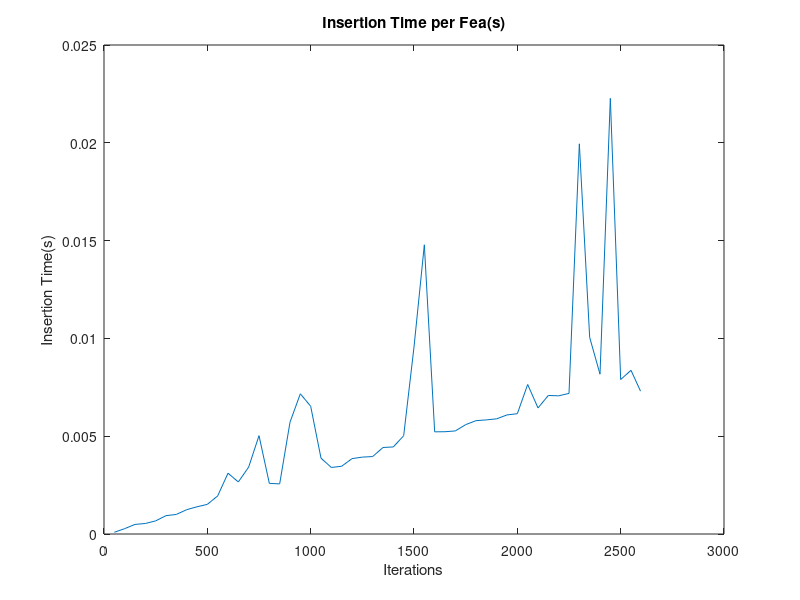
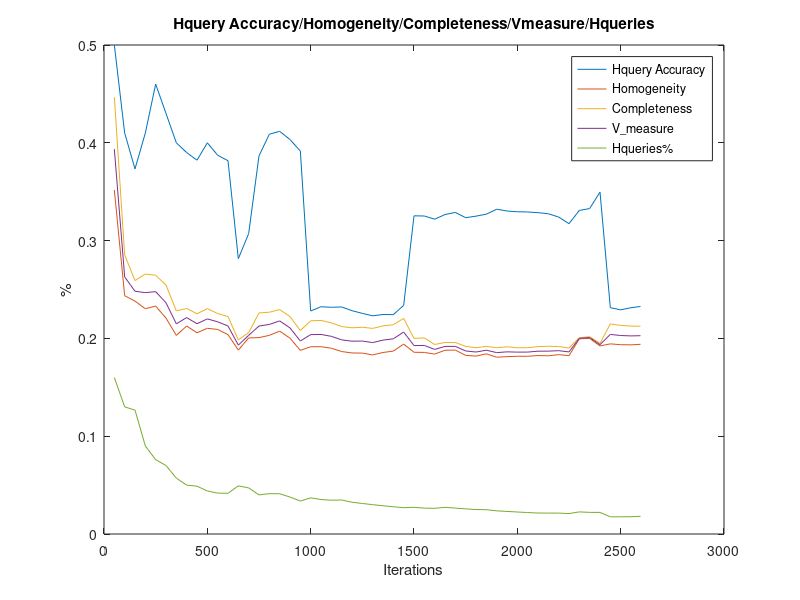
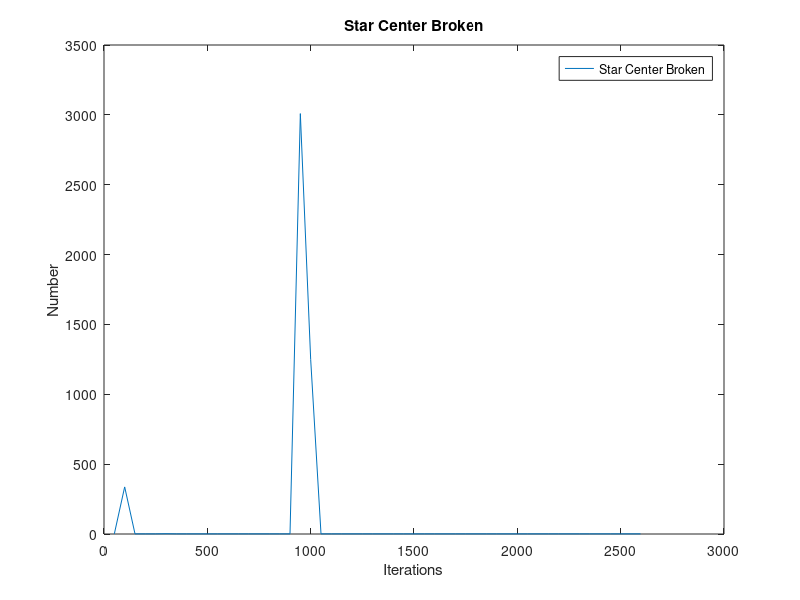

MATLAB code for these plots, in order:
% plot characteristic curve
mat = load('charaVars_kitti_normal_osc_threshold8e-3.dat','-ascii');
mat = mat(:,1:52);

typeNames = {'Insertion Time per Fea(s)','Hquery Accuracy','Homogeneity','Completeness','V\_measure','Number of Clusters','Star Center Broken'};

num = size(mat,2);
idx = 1:1:num-1;
idx = idx*50;
idx = [idx 2596];

figure;
%subplot(3,1,1);
plot(idx, mat(1,:)/1000);
xlabel('Iterations');
ylabel('Insertion Time(s)');
title(typeNames{1});

figure;
plot(idx, mat(2,:));
hold on;
% xlabel('Iterations');
% ylabel('Hquery Accuracy');
% title(typeNames{2});

%subplot(3,1,2);
plot(idx, mat(3,:));
hold on;
plot(idx, mat(4,:));
hold on;
plot(idx, mat(5,:));
hold on;
plot(idx, mat(6,:)./idx);
hold on;
xlabel('Iterations');
ylabel('%');
legend(typeNames{2:5},'Hqueries%');
title('Hquery Accuracy/Homogeneity/Completeness/Vmeasure/Hqueries');

figure;
plot(idx, mat(7,:));
xlabel('Iterations');
ylabel('Number');
legend(typeNames{7});
title('Star Center Broken');

%subplot(3,1,3)
